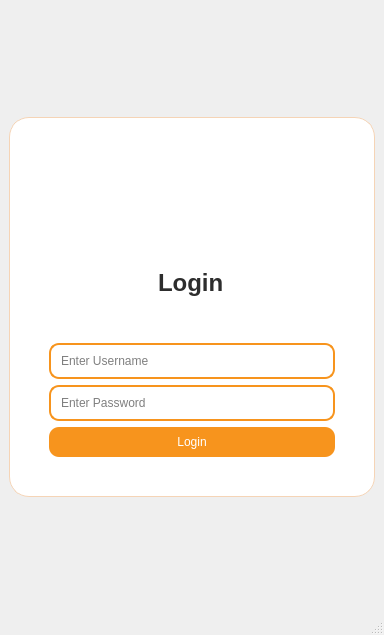
<?xml version="1.0" encoding="UTF-8"?>
<ui version="4.0">
 <class>MainWindow</class>
 <widget class="QMainWindow" name="MainWindow">
  <property name="geometry">
   <rect>
    <x>0</x>
    <y>0</y>
    <width>384</width>
    <height>635</height>
   </rect>
  </property>
  <property name="windowTitle">
   <string>CoreEL Login</string>
  </property>
  <property name="styleSheet">
   <string notr="true">
QMainWindow {
    background: qlineargradient(spread:pad, x1:0, y1:0, x2:1, y2:0,
                                stop:0 #fff5ec, stop:1 #fdd9b5);
}
   </string>
  </property>
  <widget class="QWidget" name="centralwidget">
   <layout class="QVBoxLayout" name="mainLayout">
    <item>
     <spacer name="topSpacer">
      <property name="orientation">
       <enum>Qt::Orientation::Vertical</enum>
      </property>
      <property name="sizeHint" stdset="0">
       <size>
        <width>20</width>
        <height>80</height>
       </size>
      </property>
     </spacer>
    </item>
    <item>
     <widget class="QFrame" name="frame">
      <property name="minimumSize">
       <size>
        <width>360</width>
        <height>380</height>
       </size>
      </property>
      <property name="maximumSize">
       <size>
        <width>400</width>
        <height>420</height>
       </size>
      </property>
      <property name="styleSheet">
       <string notr="true">
QFrame {
    background-color: white;
    border-radius: 20px;
    padding: 30px;
    border: 1px solid #f5d4b6;
}
QLabel {
    font: 14pt &quot;Segoe UI&quot;;
    color: #2d2d2d;
    background: transparent;
    border: none;
}
QLineEdit {
    border: 2px solid #f7941d;
    border-radius: 10px;
    padding: 8px;
    font: 11pt &quot;Segoe UI&quot;;
    background-color: #ffffff;
}
QPushButton {
    background-color: #f7941d;
    color: white;
    border-radius: 10px;
    font: bold 12pt &quot;Segoe UI&quot;;
    padding: 8px;
}
QPushButton:hover {
    background-color: #e94e1b;
}
       </string>
      </property>
      <layout class="QVBoxLayout" name="formLayout">
       <item alignment="Qt::AlignmentFlag::AlignHCenter">
        <widget class="QLabel" name="labelLogo">
         <property name="maximumSize">
          <size>
           <width>150</width>
           <height>150</height>
          </size>
         </property>
         <property name="pixmap">
          <pixmap resource="resources.qrc">:/images/coreel_logo.png</pixmap>
         </property>
         <property name="scaledContents">
          <bool>true</bool>
         </property>
         <property name="alignment">
          <set>Qt::AlignmentFlag::AlignCenter</set>
         </property>
        </widget>
       </item>
       <item alignment="Qt::AlignmentFlag::AlignHCenter">
        <widget class="QLabel" name="labelTitle">
         <property name="styleSheet">
          <string notr="true">font-size: 18pt; font-weight: bold; margin-bottom: 10px;</string>
         </property>
         <property name="text">
          <string>Login</string>
         </property>
        </widget>
       </item>
       <item>
        <widget class="QLineEdit" name="lineEdit_Username">
         <property name="placeholderText">
          <string>Enter Username</string>
         </property>
        </widget>
       </item>
       <item>
        <widget class="QLineEdit" name="lineEdit_Password">
         <property name="echoMode">
          <enum>QLineEdit::EchoMode::Password</enum>
         </property>
         <property name="placeholderText">
          <string>Enter Password</string>
         </property>
        </widget>
       </item>
       <item>
        <widget class="QPushButton" name="pushButton_Login">
         <property name="text">
          <string>Login</string>
         </property>
        </widget>
       </item>
      </layout>
     </widget>
    </item>
    <item>
     <spacer name="bottomSpacer">
      <property name="orientation">
       <enum>Qt::Orientation::Vertical</enum>
      </property>
      <property name="sizeHint" stdset="0">
       <size>
        <width>20</width>
        <height>80</height>
       </size>
      </property>
     </spacer>
    </item>
   </layout>
  </widget>
  <widget class="QMenuBar" name="menubar">
   <property name="geometry">
    <rect>
     <x>0</x>
     <y>0</y>
     <width>384</width>
     <height>24</height>
    </rect>
   </property>
  </widget>
  <widget class="QStatusBar" name="statusbar"/>
 </widget>
 <resources>
  <include location="resources.qrc"/>
 </resources>
 <connections/>
</ui>
